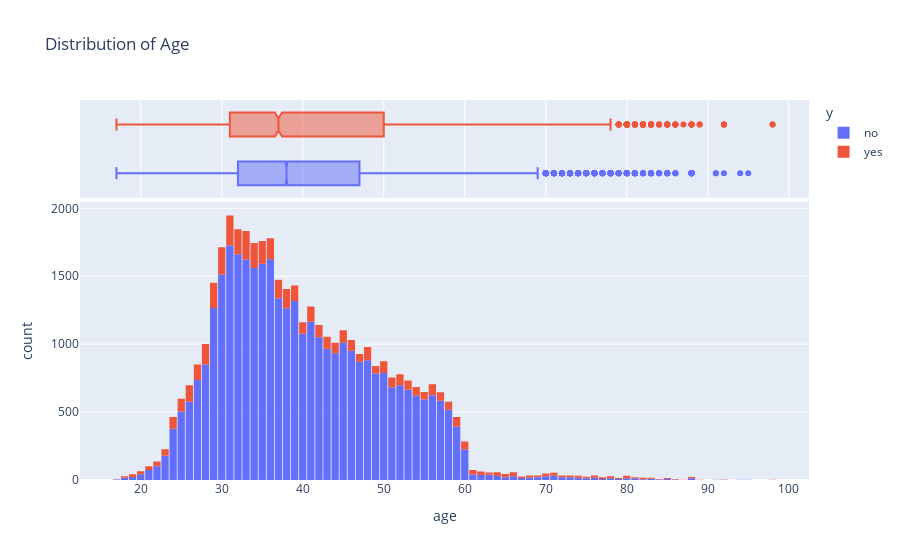

Notebook source saved alongside this figure:
### Code cell
#Plot kde and hisplot to analyse the distribute of variable for successfull and unsuccessfull canmpain
fig = px.histogram(bank_data, x='age', marginal='box', title="Distribution of Age", color='y')
fig.update_layout(bargap=0.1)
fig.show()

### Figure 1 — Plotly figure (JSON) as saved in the notebook; plotly's stock layout.template omitted (floating-point values rounded to 4 significant figures; data arrays with more than 128 entries replaced by an {"elided": "..."} marker saying what was removed)
{"data": [{"alignmentgroup": "True", "bingroup": "x", "hovertemplate": "y=no<br>age=%{x}<br>count=%{y}<extra></extra>", "legendgroup": "no", "marker": {"color": "#636efa", "pattern": {"shape": ""}}, "name": "no", "offsetgroup": "no", "orientation": "v", "showlegend": true, "type": "histogram", "x": {"elided": "36548 int values"}, "xaxis": "x", "yaxis": "y"}, {"alignmentgroup": "True", "hovertemplate": "y=no<br>age=%{x}<extra></extra>", "legendgroup": "no", "marker": {"color": "#636efa"}, "name": "no", "notched": true, "offsetgroup": "no", "showlegend": false, "type": "box", "x": {"elided": "36548 int values"}, "xaxis": "x2", "yaxis": "y2"}, {"alignmentgroup": "True", "bingroup": "x", "hovertemplate": "y=yes<br>age=%{x}<br>count=%{y}<extra></extra>", "legendgroup": "yes", "marker": {"color": "#EF553B", "pattern": {"shape": ""}}, "name": "yes", "offsetgroup": "yes", "orientation": "v", "showlegend": true, "type": "histogram", "x": {"elided": "4640 int values"}, "xaxis": "x", "yaxis": "y"}, {"alignmentgroup": "True", "hovertemplate": "y=yes<br>age=%{x}<extra></extra>", "legendgroup": "yes", "marker": {"color": "#EF553B"}, "name": "yes", "notched": true, "offsetgroup": "yes", "showlegend": false, "type": "box", "x": {"elided": "4640 int values"}, "xaxis": "x2", "yaxis": "y2"}], "layout": {"bargap": 0.1, "barmode": "relative", "legend": {"title": {"text": "y"}, "tracegroupgap": 0}, "title": {"text": "Distribution of Age"}, "xaxis": {"anchor": "y", "domain": [0, 1], "title": {"text": "age"}}, "xaxis2": {"anchor": "y2", "domain": [0, 1], "matches": "x", "showgrid": true, "showticklabels": false}, "yaxis": {"anchor": "x", "domain": [0, 0.7326], "title": {"text": "count"}}, "yaxis2": {"anchor": "x2", "domain": [0.7426, 1], "matches": "y2", "showgrid": false, "showline": false, "showticklabels": false, "ticks": ""}}}
